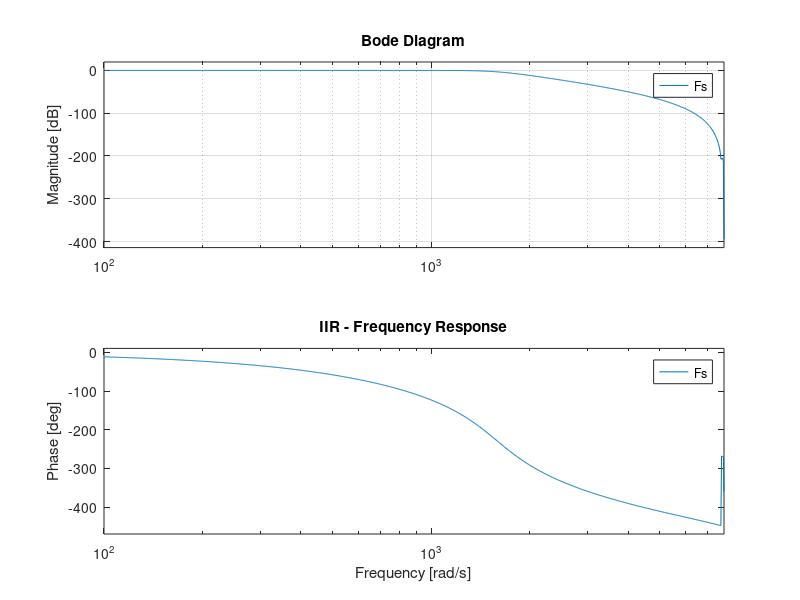
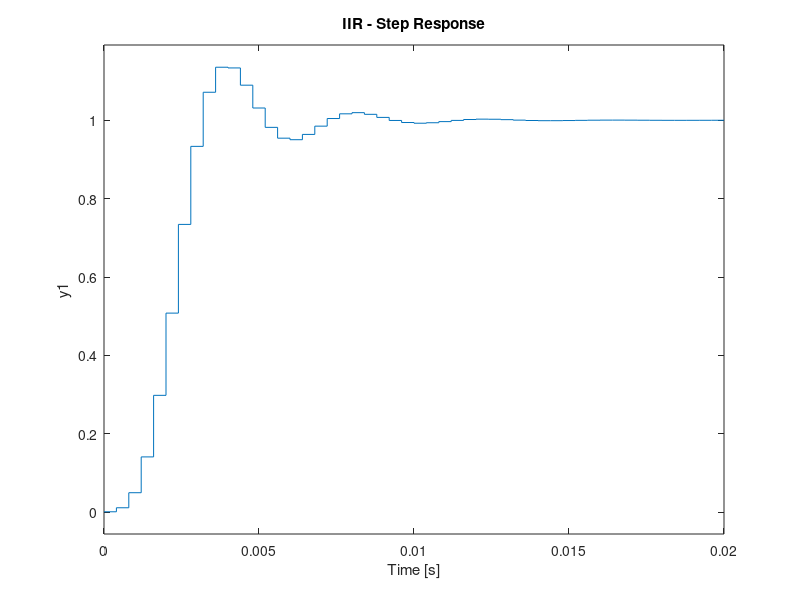

Source code (MATLAB) for these figures, in order: (Note: this script raises an error after producing the figures.)
% IIR Transfer Function
Numz = [0.00128258 0.00641291 0.01282581 0.01282581 0.00641291 0.00128258];
Denz = [1 -2.97542211 3.80601812 -2.54525287 0.88113008 -0.12543062];
fs = 2500;
Fs = tf(Numz,Denz,1/fs)

% Bode Diagram
figure(1)
bode(Fs)
title('IIR - Frequency Response');
grid;

% Step Response
figure(2)
step(Fs)
title('IIR - Step Response');
grid;
 stepinfo(Fs)

% Impulse Response
figure(3)
impulse(Fs)
title('IIR - Impulse Response');
grid;

% Group Delay 
figure(4)
[gd, w] = grpdelay(Numz,Denz,1000,"whole",fs);
time_in_seconds = gd*(1/fs);
frequency_in_hz = w/(2*pi);   
plot(frequency_in_hz, time_in_seconds);
title('IIR - Group-Delay');
xlabel('Frequency (Hz)');
ylabel('Group Delay (s)');
grid;